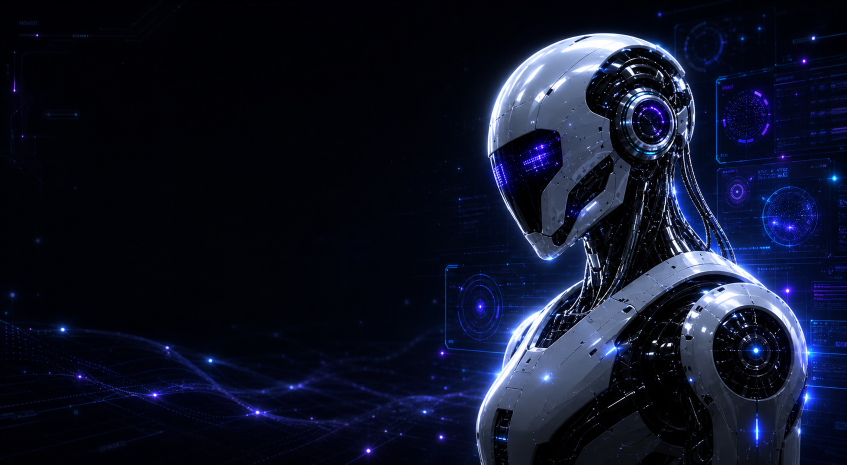
#> input picture assets/img/hero-robot-premium.png, 1693 x 929 px, found by its file name (shown at 1/2 size)
$ python optimize-images.py
#> lines starting #> are read from the running program, lines starting #| are printed output that depends on the picture
from pathlib import Path
from PIL import Image

ROOT = Path.cwd()
IMAGES = [
    ("assets/img/hero-robot-premium.png", "assets/img/hero-robot-premium.webp", 1400, 82),
    ("assets/img/catalog-atlas.png", "assets/img/catalog-atlas.webp", 1400, 82),
    ("assets/img/learning-lab.png", "assets/img/learning-lab.webp", 1400, 82),
]

for src, dst, max_width, quality in IMAGES:
    src_path = ROOT / src
    dst_path = ROOT / dst
    with Image.open(src_path) as image:
#> image is the input picture: PIL image 1693x929 RGB; mean R, G, B 16, 20.5, 39.8
        image = image.convert("RGB")
        if image.width > max_width:
            ratio = max_width / image.width
#> ratio = 0.827
            size = (max_width, int(image.height * ratio))
#> size = (1400, 768)
            image = image.resize(size, Image.Resampling.LANCZOS)
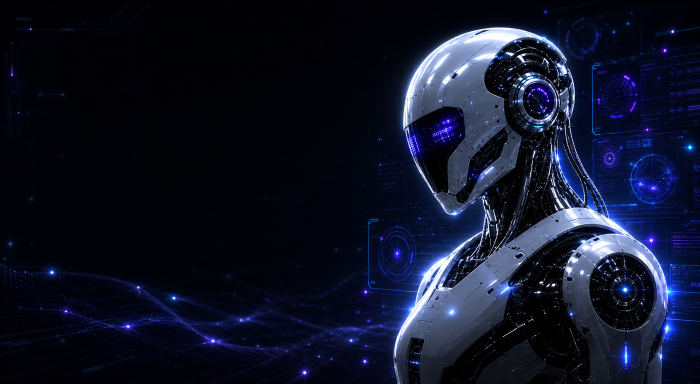
#> image: PIL image 1400x768 RGB (shown at 1/2 size); mean R, G, B 16, 20.5, 39.8
        image.save(dst_path, "WEBP", quality=quality, method=6)
#> (the run stopped early here; a loop or call above may not have finished)
